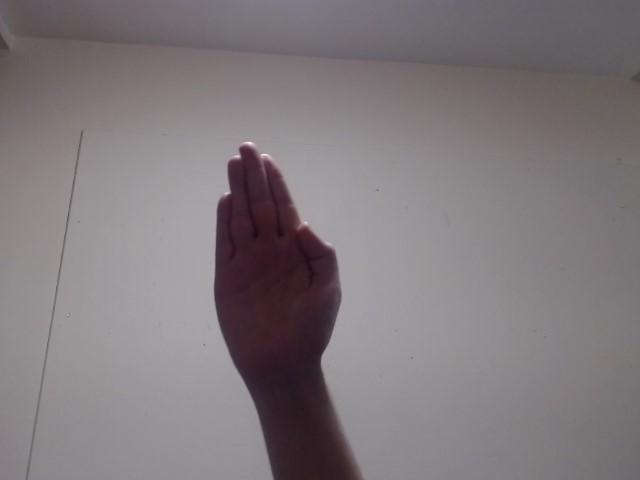
#> input picture ApplicationDirectory/tkinterimages/pc/palm (1).jpg, 640 x 480 px, given in place of new_peace_1.jpg, which was not available
$ python segHand.py   (older library calls are emulated)
#> lines starting #> are read from the running program, lines starting #| are printed output that depends on the picture; after the words box and inside, x2 and y2 are one past the last pixel; in counts of white or black regions, pixels touching at a corner belong together; pictures that were not available may be replaced by others from this repository, and a replacement may not be noted
import cv2
import matplotlib.pyplot as plt
import numpy as np
import cv2
import matplotlib.pyplot as plt
import matplotlib.pyplot as plt
import numpy as np
import scipy.misc
import scipy.ndimage
import skimage.filters
#import sklearn.metrics

im = cv2.imread('dataset/new_peace_1.jpg')
#> im is the input picture: shape (480, 640, 3); mean B, G, R 124.7, 121.6, 128.1
im_resized = cv2.resize(im, (224, 224), interpolation=cv2.INTER_LINEAR)
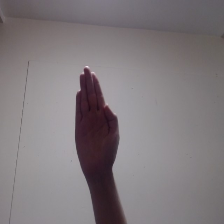
#> im_resized: shape (224, 224, 3); mean B, G, R 124.6, 121.5, 128

plt.imshow(cv2.cvtColor(im_resized, cv2.COLOR_BGR2GRAY))
plt.show()
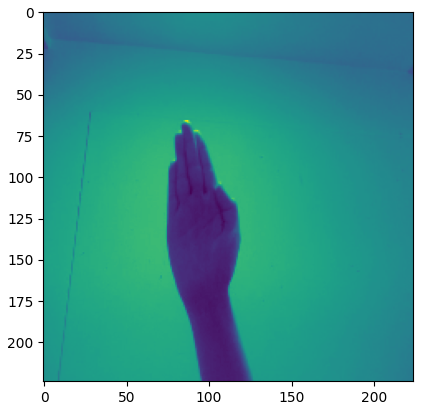
#> figure drawn by matplotlib, 1 panel

# [6 lines of commented-out code are left out]

import cv2
import matplotlib.pyplot as plt
#"C:\Users\patri\Pictures\Camera Roll\training\fist\fist (1).jpg"
# load the input image
img = cv2.imread('C:/Users/patri/Pictures/Camera Roll/training/fist/fist (1).jpg')
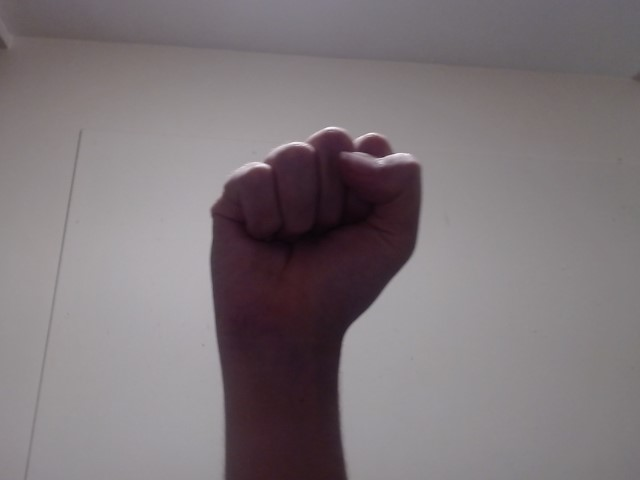
#> input picture ApplicationDirectory/tkinterimages/pc/fist (1).jpg, 640 x 480 px, found by its file name
#> img is the input picture: shape (480, 640, 3); mean B, G, R 121.8, 118.2, 126.2

# convert the input image to grayscale
gray = cv2.cvtColor(img, cv2.COLOR_BGR2GRAY)

# apply thresholding to convert grayscale to binary image
ret,thresh1 = cv2.threshold(gray,70,255,0)
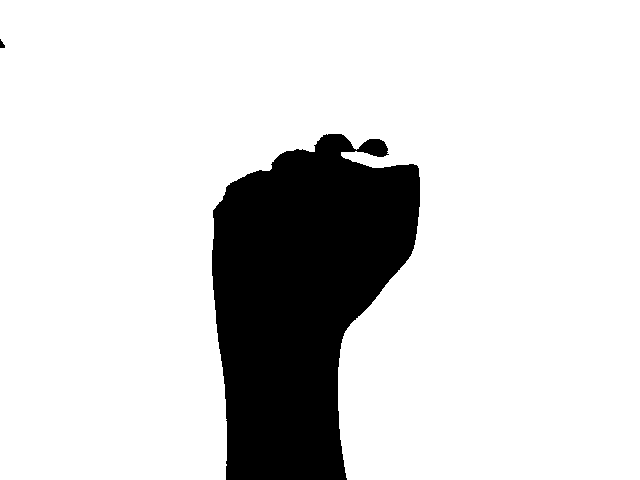
#> thresh1: shape (480, 640); 84% white; 2 black regions, box (x1, y1, x2, y2) and area: (212, 134, 420, 480) 49192, (0, 39, 5, 48) 29
thresh2 = cv2.bitwise_not(thresh1)
# convert BGR to RGB to display using matplotlib
imgRGB = cv2.cvtColor(img, cv2.COLOR_BGR2RGB)

# display Original, Grayscale and Binary Images
plt.subplot(131),plt.imshow(imgRGB,cmap = 'gray'),plt.title('Original Image'), plt.axis('off')
plt.subplot(132),plt.imshow(gray,cmap = 'gray'),plt.title('Grayscale Image'),plt.axis('off')
plt.subplot(133),plt.imshow(thresh2,cmap = 'gray'),plt.title('Binary Image'),plt.axis('off')
plt.show()
